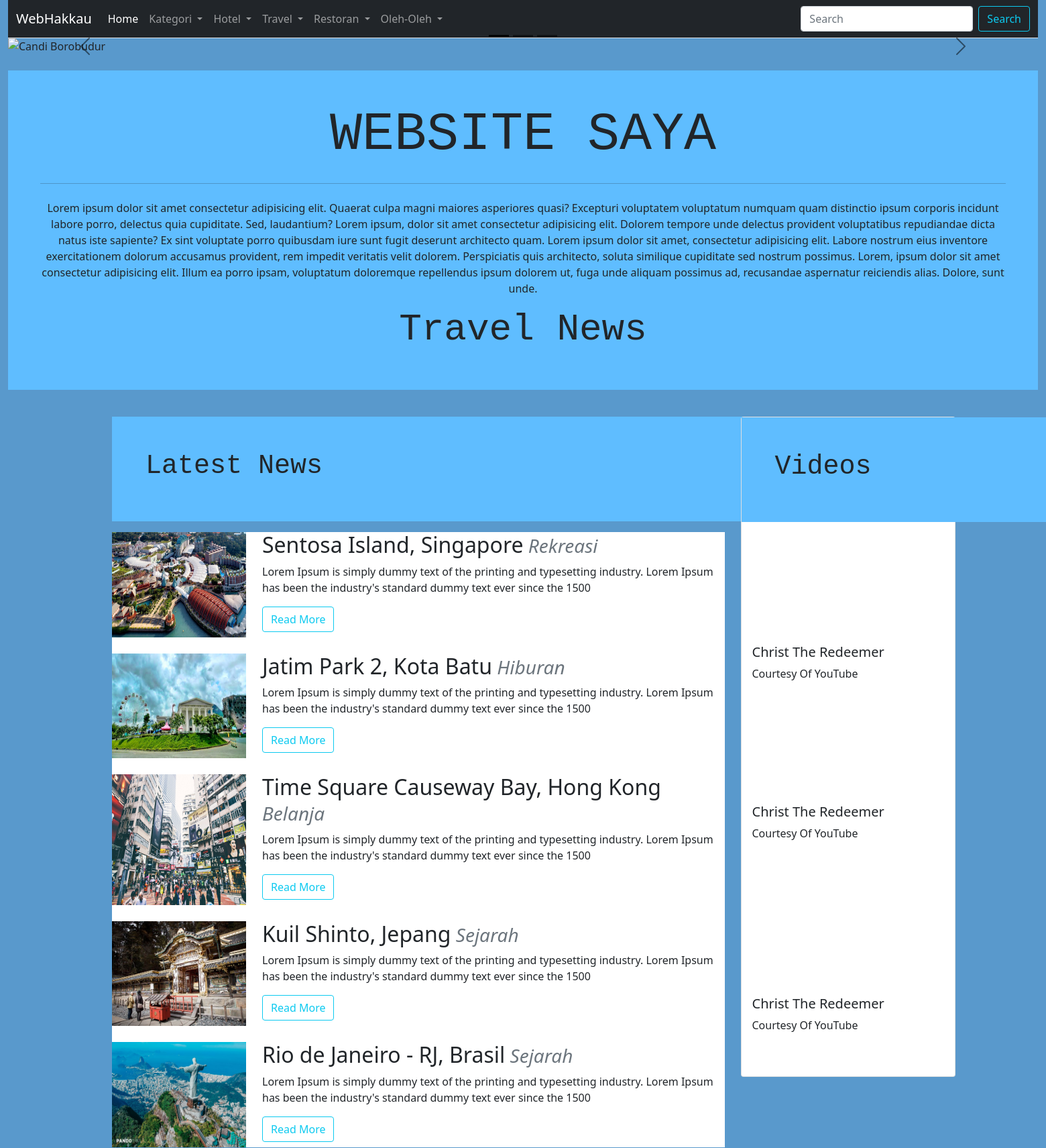
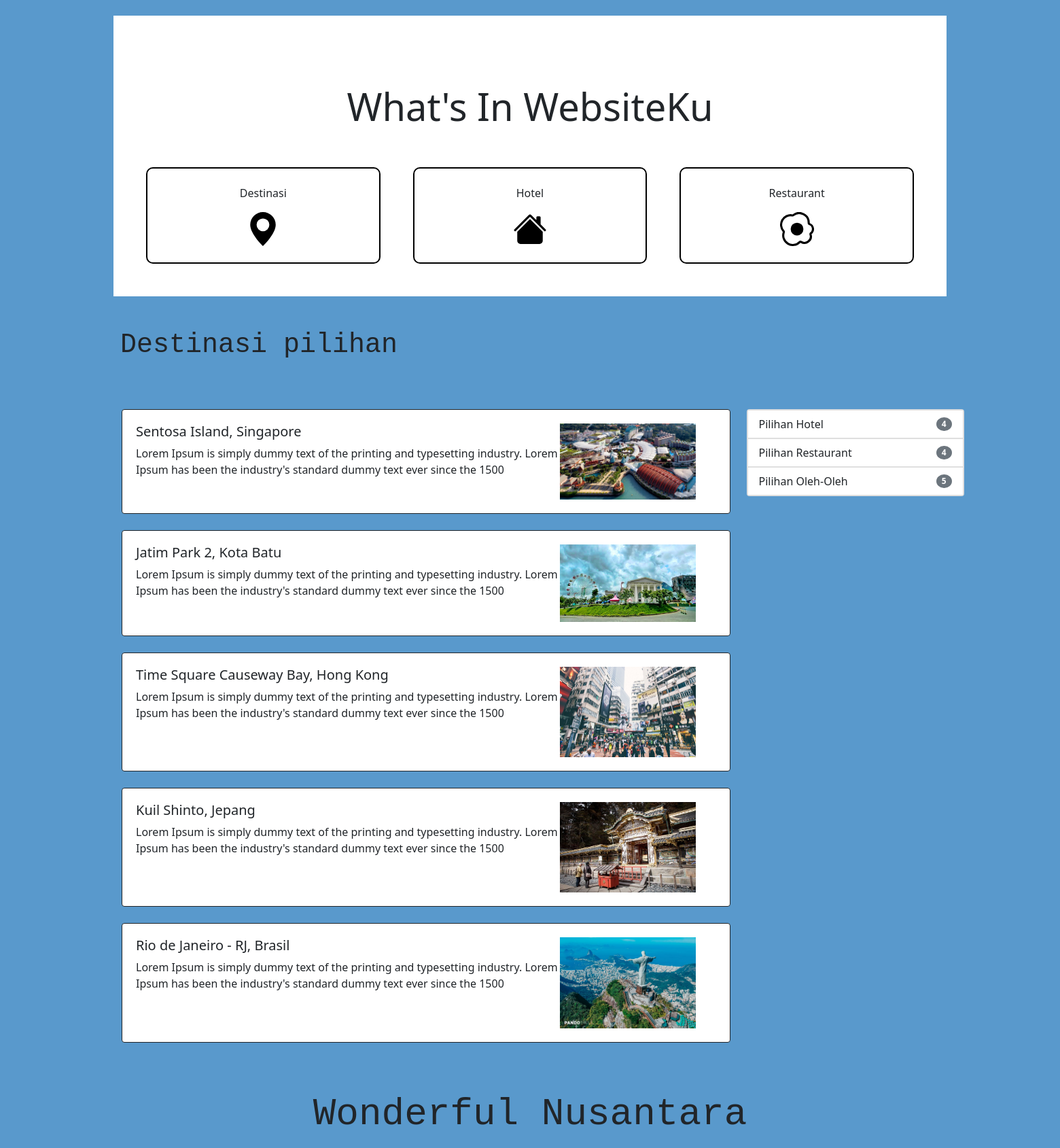
The page / (upper part) on the database its author committed (2 pictures, top to bottom).
### tables this page shows
CREATE TABLE `destinasib` (
  `destinasiKODE` char(4) NOT NULL,
  `destinasiNAMA` varchar(120) NOT NULL,
  `destinasiKET` text NOT NULL,
  `destinasiFOTO` char(120) NOT NULL,
  `kategoriKODE` char(10) NOT NULL,
  `lokasiKODE` char(4) NOT NULL
);

CREATE TABLE `kategoriwisata` (
  `kategoriKODE` char(4) NOT NULL,
  `kategoriNAMA` char(25) NOT NULL,
  `kategoriKET` text NOT NULL,
  `kategoriREFERENCE` char(25) NOT NULL
);

### index.php (the view, shortened to what this page needs)
<!DOCTYPE html>
<html lang="en">
<?php
include "ADMIN/INCLUDE/config.php";
  $destinasi = mysqli_query($connection, "select * from destinasib, kategoriwisata where destinasib.kategoriKODE = kategoriwisata.kategoriKODE")
?>
<head>
    <link href="https://cdn.jsdelivr.net/npm/bootstrap@5.0.2/dist/css/bootstrap.min.css"
    rel="stylesheet"
>
</head>
<body>
<div class="container-fluid" style="background-color: #5999CC;">
    <nav class="navbar navbar-expand-lg navbar-dark bg-dark border-bottom border-body">
    <div class="container-fluid">
        <a class="navbar-brand" href="index.php">WebHakkau</a>
        <div class="collapse navbar-collapse" id="navbarSupportedContent">
        <ul class="navbar-nav me-auto mb-2 mb-lg-0">
            <li class="nav-item">
            <a class="nav-link active" aria-current="page" href="#">Home</a>
            </li>
            <li class="nav-item dropdown">
                <a class="nav-link dropdown-toggle" href="#" id="navbarDropdown1" role="button" data-bs-toggle="dropdown" aria-expanded="false">
                    Kategori
                </a>
            </li>
            <li class="nav-item dropdown">
                <a class="nav-link dropdown-toggle" href="#" id="navbarDropdown2" role="button" data-bs-toggle="dropdown" aria-expanded="false">
                    Hotel
                </a>
            </li>
            <li class="nav-item dropdown">
                <a class="nav-link dropdown-toggle" href="#" id="navbarDropdown3" role="button" data-bs-toggle="dropdown" aria-expanded="false">
                    Travel
                </a>
            </li>
            <li class="nav-item dropdown">
                <a class="nav-link dropdown-toggle" href="#" id="navbarDropdown4" role="button" data-bs-toggle="dropdown" aria-expanded="false">
                    Restoran
                </a>
            </li>
            <li class="nav-item dropdown">
                <a class="nav-link dropdown-toggle" href="#" id="navbarDropdown5" role="button" data-bs-toggle="dropdown" aria-expanded="false">
                    Oleh-Oleh
                </a>
            </li>
        </ul>
        <form class="d-flex">
            <input class="form-control me-2" type="search" placeholder="Search" aria-label="Search">
            <button class="btn btn-outline-info" type="submit">Search</button>
        </form>
        </div>
    </div>
    </nav>
    <div id="carouselExampleDark" class="carousel carousel-dark slide" data-bs-ride="carousel">
    <div class="carousel-indicators">
        <button type="button" data-bs-target="#carouselExampleDark" data-bs-slide-to="0" class="active" aria-current="true" aria-label="Slide 1"></button>
        <button type="button" data-bs-target="#carouselExampleDark" data-bs-slide-to="1" aria-label="Slide 2"></button>
        <button type="button" data-bs-target="#carouselExampleDark" data-bs-slide-to="2" aria-label="Slide 3"></button>
    </div>
    <div class="carousel-inner">
        <div class="carousel-item active" data-bs-interval="10000">
        <img src="https://images.unsplash.com/photo-1599883939507-6e44b428882c?q=80&w=1931&auto=format&fit=crop&ixlib=rb-4.0.3&ixid=M3wxMjA3fDB8MHxwaG90by1wYWdlfHx8fGVufDB8fHx8fA%3D%3D" class="d-block w-100" alt="Candi Borobudur">
        <div class="carousel-caption d-none d-md-block" style="color: white; font-weight: bold;" >
        </div>
        </div>
    </div>
    <button class="carousel-control-prev" type="button" data-bs-target="#carouselExampleDark" data-bs-slide="prev">
        <span class="carousel-control-prev-icon" aria-hidden="true"></span>
    </button>
    <button class="carousel-control-next" type="button" data-bs-target="#carouselExampleDark" data-bs-slide="next">
        <span class="carousel-control-next-icon" aria-hidden="true"></span>
    </button>
    </div>
<div class="container-fluid text-center mt-4 mb-4 p-5" style="background-color: #5FBDFF">
<h1 class="display-1 font-monospace">WEBSITE SAYA</h1>
<hr class="my-4">
<p>Lorem ipsum dolor sit amet consectetur adipisicing elit. Quaerat culpa magni maiores asperiores quasi?
  Excepturi voluptatem voluptatum numquam quam distinctio ipsum corporis incidunt labore porro, delectus quia cupiditate. Sed, laudantium?
Lorem ipsum, dolor sit amet consectetur adipisicing elit. Dolorem tempore unde delectus provident voluptatibus
repudiandae dicta natus iste sapiente? Ex sint voluptate porro quibusdam iure sunt fugit deserunt architecto quam.
Lorem ipsum dolor sit amet, consectetur adipisicing elit. Labore nostrum eius inventore exercitationem dolorum accusamus provident,
rem impedit veritatis velit dolorem. Perspiciatis quis architecto, soluta similique cupiditate sed nostrum possimus.
Lorem, ipsum dolor sit amet consectetur adipisicing elit. Illum ea porro ipsam, voluptatum doloremque repellendus ipsum dolorem ut,
fuga unde aliquam possimus ad, recusandae aspernatur reiciendis alias. Dolore, sunt unde.</p>
<h1 class="display-4 font-monospace">Travel News</h1>
</div>
    <div class="container">
    <div class="row">
    <div class="col-sm-9">
        <div class="container mt-3 mb-3" style="background-color: #5FBDFF; padding: 50px;">
            <h1 class="text-left font-monospace">Latest News</h1>
        </div>
<div class="container-warna" style="background-color: #FFFFFF;">
        <?php
        if (mysqli_num_rows($destinasi)>0)
        {
            while($row = mysqli_fetch_array($destinasi))
                { ?>
                <div class="d-flex mb-4">
                    <div class="flex-shrink-0">
                        <img style="width:200px; height: 100%;"  src="ADMIN/images/<?php echo $row["destinasiFOTO"]?>" alt="No Image">
                    </div>
                    <div class="flex-grow-1 ms-4">
                        <h2><?php echo $row["destinasiNAMA"];?><small class="text-muted">
                        <i><?php echo $row["kategoriNAMA"];?></i></small></h2>
                        <p><?php echo substr ($row["destinasiKET"],0,150);?></p>
                        <a href="#" type="button" class="btn btn-outline-info mb-2">Read More</a>
                    </div>
                </div>
                <?php } } ?>
    </div>
</div>
<div class="col-sm-3">
  <div class="card mt-3" style="width: 20rem;">
      <div class="container" style="background-color: #5FBDFF; padding: 50px; white-space: nowrap;">
          <h1 class="text-left font-monospace">Videos</h1>
      </div>
      <iframe class="mt-3" width="110%" height="40%" src="https://www.youtube.com/embed/OO4cuHmkm3k?si=-Aj4OEuhmcWW8ECT" title="YouTube video player" frameborder="0" allow="accelerometer; autoplay; clipboard-write; encrypted-media; gyroscope; picture-in-picture; web-share" allowfullscreen></iframe>
        <div class="card-body">
          <h5 class="card-title">Christ The Redeemer</h5>
          <p class="card-text">Courtesy Of YouTube</p>
      </div>
      <iframe width="110%" height="40%" src="https://www.youtube.com/embed/OO4cuHmkm3k?si=-Aj4OEuhmcWW8ECT" title="YouTube video player" frameborder="0" allow="accelerometer; autoplay; clipboard-write; encrypted-media; gyroscope; picture-in-picture; web-share" allowfullscreen></iframe>
        <div class="card-body mb-5">
          <h5 class="card-title">Christ The Redeemer</h5>
          <p class="card-text">Courtesy Of YouTube</p>
      </div>
      <iframe width="110%" height="40%" src="https://www.youtube.com/embed/OO4cuHmkm3k?si=-Aj4OEuhmcWW8ECT" title="YouTube video player" frameborder="0" allow="accelerometer; autoplay; clipboard-write; encrypted-media; gyroscope; picture-in-picture; web-share" allowfullscreen></iframe>
        <div class="card-body mb-5">
          <h5 class="card-title">Christ The Redeemer</h5>
          <p class="card-text">Courtesy Of YouTube</p>
      </div>
  </div>
</div>
    </div>
<div class="container-fluid" style="background-color: #FFFFFF; padding-top: 100px;">
  <h1 class="display-4 text-center">What's In WebsiteKu</h1>
  <div class="row text-center mb-5 p-5 d-flex">
    <div class="col-sm p-4" style="border: 2px solid black; border-radius: 10px;">
      <p>Destinasi</p>
      <a href="" style="text-decoration: none;">
        <svg xmlns="http://www.w3.org/2000/svg" width="50" height="50" fill="black" class="bi bi-geo-alt-fill" viewBox="0 0 16 16">
          <path d="M8 16s6-5.686 6-10A6 6 0 0 0 2 6c0 4.314 6 10 6 10m0-7a3 3 0 1 1 0-6 3 3 0 0 1 0 6"/>
        </svg>
      </a>
    </div>
    <div class="col-sm p-4 mx-5" style="border: 2px solid black; border-radius: 10px;">
      <p>Hotel</p>
      <a href="" style="text-decoration: none;">
      </a>
    </div>
    <div class="col-sm p-4" style="border: 2px solid black; border-radius: 10px;">
      <p>Restaurant</p>
      <a href="" style="text-decoration: none;">
      </a>
    </div>
  </div>
</div>
<div
  id="carouselMultiItemExample"
  class="carousel slide carousel-dark text-center"
  data-mdb-ride="carousel"
>
  <h1 class="font-monospace" style="text-align: left; margin-left: 10px; margin-bottom:70px;">Destinasi pilihan</h1>
<div class="container-fluid">
    <div class="row">
        <div class="col-sm-9">
            <?php
                $destinasi = mysqli_query($connection, "SELECT * FROM destinasib");
                if (mysqli_num_rows($destinasi) > 0) {
                    while ($row = mysqli_fetch_array($destinasi)) {
            ?>
                        <div class="border border-dark rounded mb-4" style="background-color: white; border-radius: 10px;">
                            <div class="d-flex justify-content-between" style="text-align: left; margin: 20px 50px 20px 20px;">
                                <div>
                                    <h5><?php echo $row["destinasiNAMA"]; ?></h5>
                                    <p><?php echo substr($row["destinasiKET"], 0, 150); ?></p>
                                </div>
                                <img style="width: 200px; height: 100%;" src="ADMIN/images/<?php echo $row["destinasiFOTO"]; ?>" alt="No Image">
                            </div>
                        </div>
            <?php
                    }
                }
            ?>
        </div>
        <div class="col-sm-3">
            <?php
                $sql4 = mysqli_query($connection, "SELECT * FROM hotel");
                $jumlah4 = mysqli_num_rows($sql4);
            ?>
            <?php
                $sql5 = mysqli_query($connection, "SELECT * FROM restoran");
                $jumlah5 = mysqli_num_rows($sql5);
            ?>
            <?php
                $sql6 = mysqli_query($connection, "SELECT * FROM oleh2");
                $jumlah6 = mysqli_num_rows($sql6);
            ?>
            <div class="card" style="width: 20rem;">
                <ul class="list-group list-group-flush">
                    <a href="#" style="text-decoration: none;">
                        <li class="list-group-item d-flex justify-content-between align-items-center">
                            Pilihan Hotel
                            <span class="badge bg-secondary rounded-circle"><?php echo $jumlah4?></span>
                        </li>
                    </a>
                    <a href="#" style="text-decoration: none;">
                        <li class="list-group-item d-flex justify-content-between align-items-center">
                            Pilihan Restaurant
                            <span class="badge bg-secondary rounded-circle"><?php echo $jumlah5?></span>
                        </li>
                    </a>
                    <a href="#" style="text-decoration: none;">
                        <li class="list-group-item d-flex justify-content-between align-items-center">
                            Pilihan Oleh-Oleh
                            <span class="badge bg-secondary rounded-circle"><?php echo $jumlah6?></span>
                        </li>
                    </a>
                </ul>
            </div>
        </div>
    </div>
</div>
<div class="container-fluid text-center mt-4 mb-2">
    <h1 class="display-4 font-monospace p-4">Wonderful Nusantara</h1>
</div>
    </div>
    </div>
</div>
</body>
</html>

### index.php (style rules this page uses)
.container { width: 1250px; margin: auto; position: relative; }

### rows shown on the page
destinasib: destinasiFOTO (picture), destinasiNAMA "Sentosa Island, Singapore", kategoriwisata.kategoriNAMA "Rekreasi", destinasiKET "Lorem Ipsum is simply dummy text of the printing and typesetting industry. Lorem Ipsum has been the industry's standard dummy text ever since the 1500"
destinasib: destinasiFOTO (picture), destinasiNAMA "Jatim Park 2, Kota Batu", kategoriwisata.kategoriNAMA "Hiburan", destinasiKET "Lorem Ipsum is simply dummy text of the printing and typesetting industry. Lorem Ipsum has been the industry's standard dummy text ever since the 1500"
destinasib: destinasiFOTO (picture), destinasiNAMA "Time Square Causeway Bay, Hong Kong", kategoriwisata.kategoriNAMA "Belanja", destinasiKET "Lorem Ipsum is simply dummy text of the printing and typesetting industry. Lorem Ipsum has been the industry's standard dummy text ever since the 1500"
destinasib: destinasiFOTO (picture), destinasiNAMA "Kuil Shinto, Jepang", kategoriwisata.kategoriNAMA "Sejarah", destinasiKET "Lorem Ipsum is simply dummy text of the printing and typesetting industry. Lorem Ipsum has been the industry's standard dummy text ever since the 1500"
destinasib: destinasiFOTO (picture), destinasiNAMA "Rio de Janeiro - RJ, Brasil", kategoriwisata.kategoriNAMA "Sejarah", destinasiKET "Lorem Ipsum is simply dummy text of the printing and typesetting industry. Lorem Ipsum has been the industry's standard dummy text ever since the 1500"

### other values the page prints
$jumlah4 "4"
$jumlah5 "4"
$jumlah6 "5"
